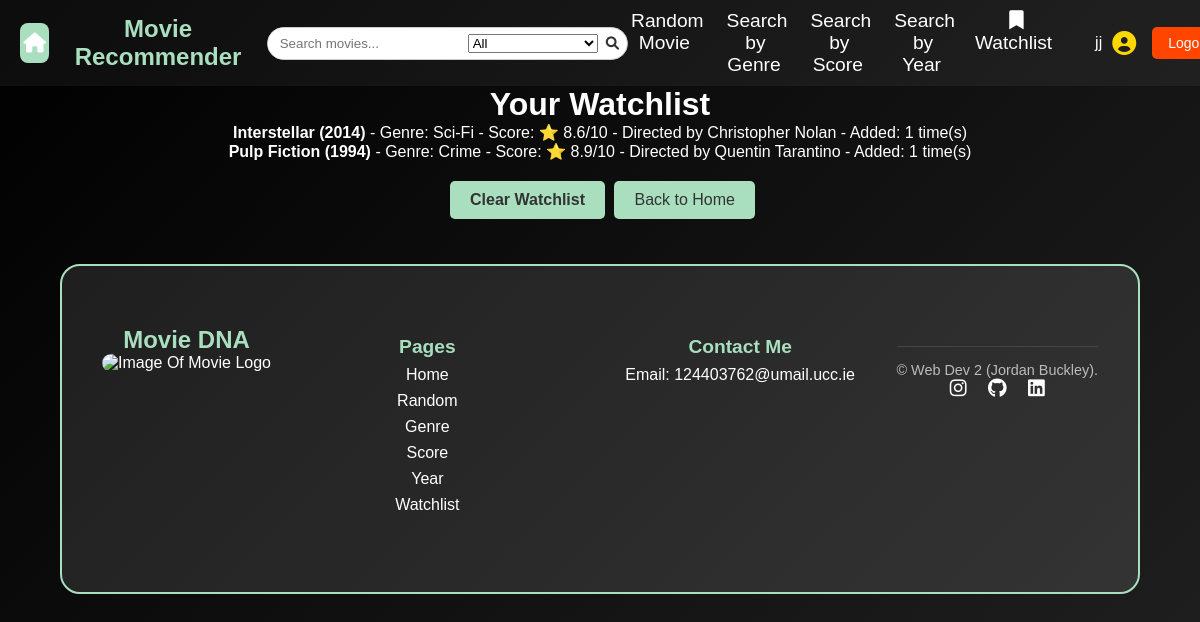
The app's page /watchlist (signed in), older data.
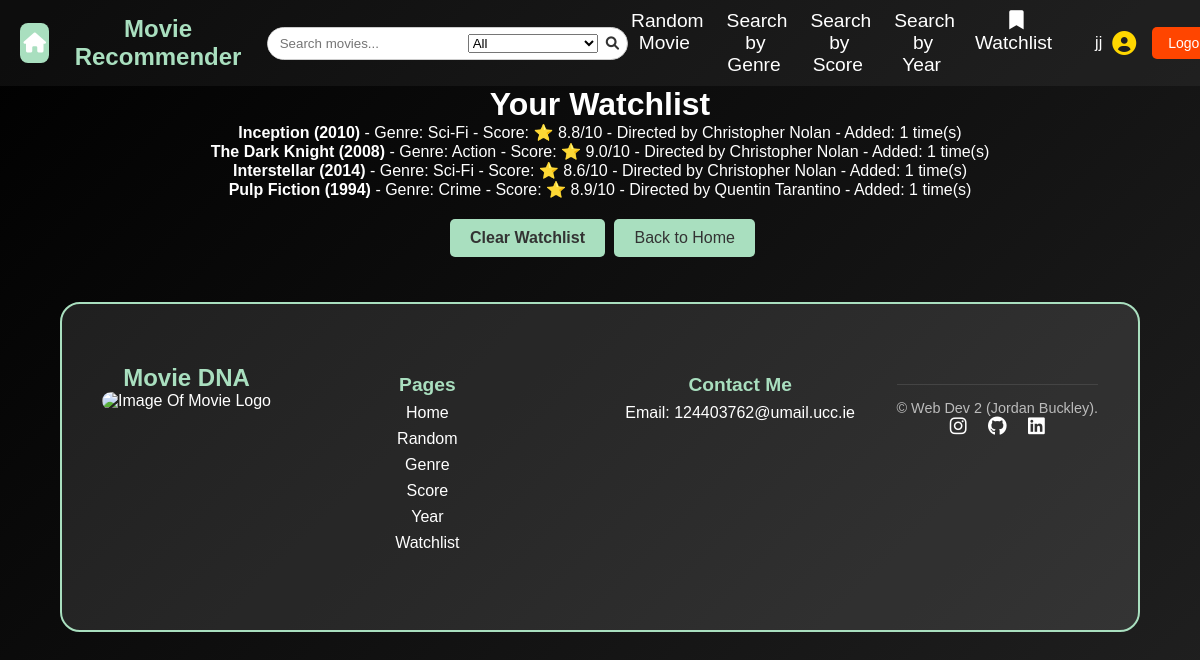
The same page, newer data.
### tables this page shows
CREATE TABLE watchlist (
    user_id TEXT NOT NULL,
    movie_id INTEGER NOT NULL,
    count INTEGER DEFAULT 1,
    PRIMARY KEY (user_id, movie_id),
    FOREIGN KEY (user_id) REFERENCES users(user_id),
    FOREIGN KEY (movie_id) REFERENCES movies(movie_id)
);

CREATE TABLE movies 
(
    movie_id INTEGER PRIMARY KEY AUTOINCREMENT,
    title TEXT NOT NULL,
    genre TEXT NOT NULL,
    score FLOAT,
    year INTEGER,
    director TEXT,
    description TEXT
);

### app.py (the view)
@app.route("/watchlist")
@login_required
def cart():
    db = get_db()
    user_id = session["user_id"]
    watchlist = db.execute("""
        SELECT movies.*, watchlist.count
        FROM watchlist
        JOIN movies ON watchlist.movie_id = movies.movie_id
        WHERE watchlist.user_id = ?
    """, (user_id,)).fetchall()
    return render_template("watchlist.html", watchlist=watchlist)

### app.py (called while the page is built)
@app.before_request
def load_logged_in_user():
    g.user = session.get("user_id")
    g.is_admin = session.get("is_admin", False)

def login_required(view):
    @wraps(view)
    def wrapped_view(*args, **kwargs):
        if g.user is None:
            return(redirect(url_for("login", next=request.url)))
        return view(*args, **kwargs)
    return wrapped_view

### database.py (called while the page is built)
def get_db():
    if "db" not in g:
        g.db = sqlite3.connect(DATABASE,
                                detect_types=sqlite3.PARSE_DECLTYPES
                        )
        g.db.row_factory = sqlite3.Row
    return g.db

### templates/watchlist.html
{% extends "base.html" %}
{% block main_content %}
    <h1>Your Watchlist</h1>
    {% if watchlist %}
        <ul>
            {% for movie in watchlist %}
                <li>
                    <strong>{{ movie.title }} ({{ movie.year }})</strong>
                    - Genre: {{ movie.genre }}
                    - Score: ⭐ {{ movie.score }}/10
                    - Directed by {{ movie.director }}
                    - Added: {{ movie.count }} time(s)
                </li>
            {% endfor %}
        </ul>
        <a href="{{ url_for('clear_watchlist') }}" class="btn">Clear Watchlist</a>
    {% else %}
        <p>Your watchlist is empty.</p>
    {% endif %}
    <a href="{{ url_for('index') }}" class="back-button">Back to Home</a>
{% endblock %}

### templates/base.html (shortened to what this page needs)
<!DOCTYPE html>
<html lang="en">
<head>
    <link rel="stylesheet" href="{{ url_for('static', filename='styles.css') }}">
    <link rel="stylesheet" href="https://cdnjs.cloudflare.com/ajax/libs/font-awesome/6.0.0/css/all.min.css">
</head>
<body>
    <header>
        <nav>
            <section id="nav-container">
                <section id="nav-left">
                    <a href="/" id="home-icon">
                        <i class="fa-solid fa-house"></i>
                    </a>
                    <section id="nav-logo">
                        <a href="{{ url_for('index') }}">Movie Recommender</a>
                    </section>
                </section>
                <section id="nav-search">
                    <form action="{{ url_for('search') }}" method="GET">
                        <input type="text" name="query" placeholder="Search movies..." required>
                        <select name="filter">
                            <option value="all">All</option>
                        </select>
                        <button type="submit"><i class="fa-solid fa-magnifying-glass"></i></button>
                    </form>
                </section>
                <section id="nav-links">
                    <ul>
                        <li><a href="{{ url_for('random_movie') }}">Random Movie</a></li>
                        <li><a href="{{ url_for('genre_search') }}">Search by Genre</a></li>
                        <li><a href="{{ url_for('score_search') }}">Search by Score</a></li>
                        <li><a href="{{ url_for('year_search') }}">Search by Year</a></li>
                        <li>
                            <a href="{{ url_for('cart') }}">
                                <i class="fa-solid fa-bookmark"></i> Watchlist
                            </a>
                        </li>
                    </ul>
                </section>
                <section id="nav-user">
                    {% if session['user_id'] %}
                    <section id="user-info">
                        <p id="username">{{ session['user_id'] }}</p>
                        <i class="fas fa-user-circle" id="user-icon"></i>
                    </section>
                    <a href="{{ url_for('logout') }}" id="logout-btn">Logout</a>
                    {% else %}
                    <a href="{{ url_for('login') }}" id="login-btn">Login</a>
                    <a href="{{ url_for('registration') }}" id="register-btn">Register</a>
                    {% endif %}
                </section>
            </section>
        </nav>
    </header>
    <main>
        {% block main_content %}{% endblock %}
    </main>
    <footer class="footer">
        <section class="footer-container">
            <section class="footer-logo">
                <h2>Movie DNA</h2>
                <img src="static/images/movieLogo.jpg" alt="Image Of Movie Logo" />
            </section>
            <section class="footer-links">
                <h3>Pages</h3>
                <ul>
                    <li><a href="/">Home</a></li>
                    <li><a href="/random">Random</a></li>
                    <li><a href="/genre">Genre</a></li>
                    <li><a href="/score">Score</a></li>
                    <li><a href="/year">Year</a></li>
                    <li><a href="{{ url_for('cart') }}">Watchlist</a></li>
                </ul>
            </section>
            <section class="footer-contact">
                <h3>Contact Me</h3>
                <p>Email: <a href="mailto:124403762@umail.ucc.ie">124403762@umail.ucc.ie</a></p>
            </section>
            <section class="footer-bottom">
                <p>&copy; Web Dev 2 (Jordan Buckley).</p>
                <section class="social-icons">
                    <a aria-label="Instagram" href="https://www.instagram.com/jordanbuckley_20/" target="_blank">
                        <i class="fab fa-instagram"></i>
                    </a>
                    <a aria-label="GitHub" href="https://github.com/JordanBuckleyGit" target="_blank">
                        <i class="fab fa-github"></i>
                    </a>
                    <a aria-label="LinkedIn" href="https://www.linkedin.com/in/jordan05/" target="_blank">
                        <i class="fab fa-linkedin"></i>
                    </a>
                </section>
            </section>
    </footer>
</body>
</html>

### static/styles.css (style rules this page uses)
* { margin: 0; padding: 0; box-sizing: border-box; }
body { font-family: 'Arial', sans-serif; background: linear-gradient(-45deg, #0f0f0f, #1c1c1c, #2c2c2c, #000000); background-size: 400% 400%; animation: movingBackground 10s ease infinite; color: white; text-align: center; min-height: 100vh; display: flex; flex-direction: column; }
nav { background: rgba(255, 255, 255, 0.05); padding: 0.625rem 1.25rem; display: flex; align-items: center; position: sticky; top: 0; z-index: 1000; }
#nav-container { width: 100%; max-width: 100%; display: flex; justify-content: space-between; align-items: center; margin: 0 auto; }
#nav-left { display: flex; align-items: center; gap: 10px; }
#home-icon { margin-right: 10px; display: inline-flex; align-items: center; justify-content: center; width: 40px; height: 40px; background-color: #A9DFBF; color: white; border-radius: 8px; text-decoration: none; font-size: 20px; transition: background 0.3s ease; }
#nav-logo a { font-size: 1.5rem; font-weight: bold; color: #A9DFBF; text-decoration: none; }
#nav-links { margin-left: auto; margin-right: 40px; }
#nav-links ul { list-style: none; display: flex; gap: 1.25rem; }
#nav-links ul li a { padding: 2px 3px; border-radius: 1.1rem; color: white; text-decoration: none; font-size: 1.2rem; transition: color 0.3s ease; }
#nav-user { display: flex; align-items: center; gap: 1rem; margin-left: auto; }
#user-info { display: flex; align-items: center; gap: 0.625rem; }
#username { font-size: 1rem; color: white; }
#user-icon { font-size: 1.5rem; color: #FFD700; }
#login-btn, #register-btn, #logout-btn { padding: 0.5rem 1rem; border-radius: 0.313rem; text-decoration: none; font-size: 0.875rem; transition: background 0.3s ease; }
#logout-btn { background: #FF4500; color: white; }
.footer { background: rgba(255, 255, 255, 0.1); border: 2px solid #A9DFBF; border-radius: 20px; padding: 40px; width: 90%; max-width: 95%; margin: 40px auto; text-align: center; transition: transform 0.3s ease, box-shadow 0.3s ease; }
.footer-container { display: flex; justify-content: space-between; flex-wrap: wrap; padding: 20px 0; }
.footer-logo img { max-width: 200px; border-radius: 10px; transition: transform 0.3s ease; }
.footer-logo h2 { font-size: 1.5em; font-weight: bold; color: #A9DFBF; }
.footer-links, .footer-contact { flex: 1; margin: 10px; min-width: 180px; }
.footer-links h3, .footer-contact h3 { font-size: 1.2em; margin-bottom: 8px; color: #A9DFBF; }
.footer-links ul { list-style: none; padding: 0; }
.footer-links ul li { margin-bottom: 8px; }
.footer-links ul li a { color: white; text-decoration: none; transition: color 0.3s ease; }
.footer-contact a { color: white; text-decoration: none; transition: color 0.3s ease; }
.footer-bottom { padding-top: 15px; border-top: 1px solid #444; margin-top: 20px; }
.footer-bottom p, .footer-bottom a { color: #bbb; font-size: 0.9em; }
.footer-bottom a { margin-left: 15px; text-decoration: none; }
.social-icons a { font-size: 1.2em; color: white; margin: 0 8px; transition: color 0.3s ease; }
.btn { display: inline-block; padding: 10px 20px; background: #A9DFBF; color: #333; text-decoration: none; font-size: 1rem; border-radius: 5px; transition: background 0.3s ease, transform 0.2s ease; margin: 5px; text-align: center; font-weight: bold; }
.back-button { display: inline-block; margin-top: 20px; padding: 10px 20px; background: #A9DFBF; color: #333; text-decoration: none; border-radius: 5px; transition: background 0.3s ease; }
#user-info { position: relative; display: flex; align-items: center; gap: 10px; }
#nav-search { display: flex; align-items: center; margin-left: 20px; }
#nav-search form { display: flex; align-items: center; border: 1px solid #ccc; border-radius: 20px; overflow: hidden; background-color: #fff; }
#nav-search input { border: none; padding: 8px 12px; outline: none; width: 200px; }
#nav-search button { border: none; background: none; padding: 8px; cursor: pointer; }
#nav-search button i { color: #333; }

Row changes from the older to the newer data that the page shows:
added watchlist: title "Inception", year "2010", genre "Sci-Fi", score "8.8", director "Christopher Nolan", count "1"
added watchlist: title "The Dark Knight", year "2008", genre "Action", score "9.0", director "Christopher Nolan", count "1"
